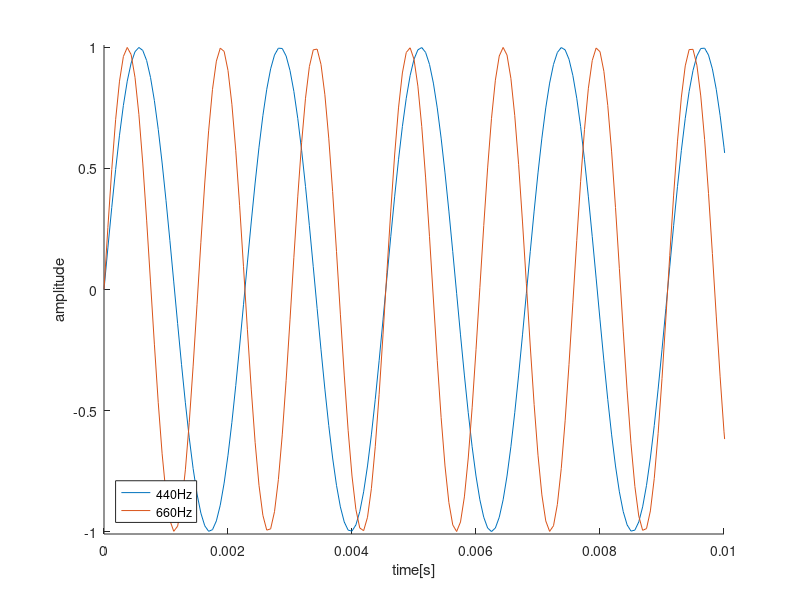

Recreate this plot in MATLAB.
clear;

Fs = 16000; % 
f1 = 440;   % [Hz]
f2 = 660;   % [Hz]

t1 = (0:(Fs-1)) /Fs;
y1 = sin(2*pi*f1*t1);

t2 = (0:(Fs-1)) /Fs;
y2 = sin(2*pi*f2*t2);

sound(y1,Fs);
pause(3)
sound(y2,Fs);

fig0 = figure;
hold on;
plot(t1,y1);
plot(t2,y2);
hold off;
xlabel('time[s]');
ylabel('amplitude');
legend({'440Hz','660Hz'},'Location','southwest');
axis([0 0.01 -1.01 1.01]);
% exportgraphics(fig0,'../Figures/01_no1.pdf','ContentType','vector');
